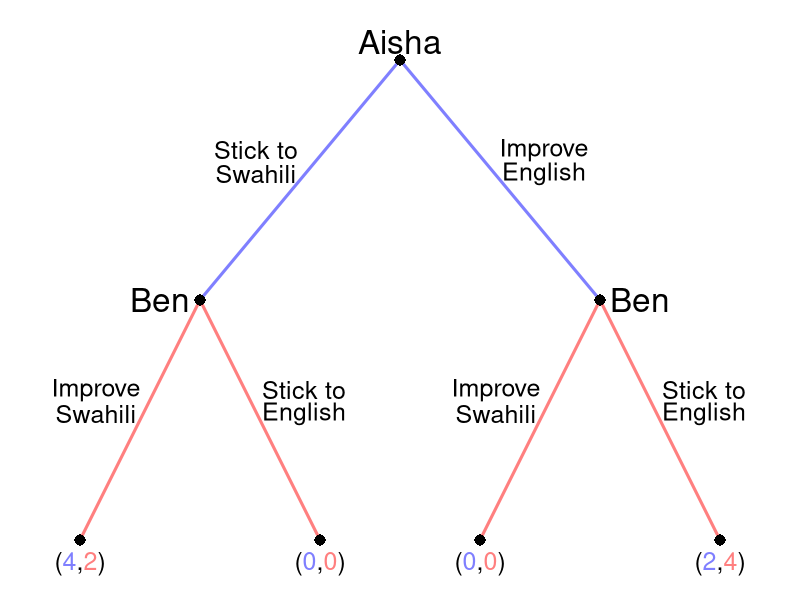

R code for this plot:
require(shape)
pdf(file = "people/sequential_disagreement.pdf", width = 9, height = 7)

#Set parameters for graphics
axislabelsize <- 1.5
labelsize <- 2
actionlabelsize <- 1.5
graphlinewidth <- 3
segmentlinewidth <- 2
nodesize <- 1.5

COL <- c("#7fc97f", "#beaed4", "#fdc086", "#ffff99", "#386cb0", "#f0027f", "#bf5b17", "#666666")
COLA <- c("#99d8c9","#66c2a4","#41ae76", "#238b45", "#005824")
COLB <- c("#4eb3d3", "#2b8cbe", "#0868ac","#084081")

par(mar =  c(0, 0, 0, 0))

xlims <- c(0, 10)
ylims <- c(0, 10)

npts <- 501 
x <- seq(xlims[1], xlims[2], length.out = npts)
y <- seq(ylims[1], ylims[2], length.out = npts) 

plot(0, 0, xlim = xlims, ylim = ylims, type = "n",
     xlab = expression(paste("")),
     ylab = expression(paste("")), 
     xaxt = "n", 
     yaxt = "n", 
     cex.lab = axislabelsize, 
     bty = "n",
     xaxs="i", 
     yaxs="i")

ticksy <- seq(from = 0, to = ylims[2], by = 2)
ylabels <- seq(from = 0, to = ylims[2], by = 2)
ticksx <- seq(from = 0, to = xlims[2], by = 2)
xlabels <- seq(from = 0, to = xlims[2], by = 2)

#Branches for Aisha
#Swahili
segments(5, 9, 2.5, 5, lty = 1, col = rgb(0, 0, 1, 0.5), lwd = graphlinewidth)
#English
segments(5, 9, 7.5, 5, lty = 1, col = rgb(0, 0, 1, 0.5), lwd = graphlinewidth)

#Branches for Ben
#From Aisha speaking Swahili
#Ben speaking Swahili
segments(2.5, 5, 1, 1, lty = 1, col = rgb(1, 0, 0, 0.5), lwd = graphlinewidth)
#Ben speaking English
segments(2.5, 5, 4, 1, lty = 1, col = rgb(1, 0, 0, 0.5), lwd = graphlinewidth)

#From Aisha Speakign English
#Ben speaking Swahili
segments(7.5, 5, 6, 1, lty = 1, col = rgb(1, 0, 0, 0.5), lwd = graphlinewidth)

#Ben Speaks English
segments(7.5, 5, 9, 1, lty = 1, col = rgb(1, 0, 0, 0.5), lwd = graphlinewidth)

#Initial node
points(5, 9, pch = 16, col = "black", cex = nodesize)

#P1 Nodes
points(2.5, 5, pch = 16, col = "black", cex = nodesize)
points(7.5, 5, pch = 16, col = "black", cex = nodesize)

#P2 Terminal Nodes
points(1, 1, pch = 16, col = "black", cex = nodesize)
points(4, 1, pch = 16, col = "black", cex = nodesize)
points(6, 1, pch = 16, col = "black", cex = nodesize)
points(9, 1, pch = 16, col = "black", cex = nodesize)

text(5, 9.3, expression(paste("Aisha")), cex = labelsize)

text(3.2, 7.5, expression(paste("Stick to")), cex = actionlabelsize)
text(3.2, 7.1, expression(paste("Swahili")), cex = actionlabelsize)
text(6.8, 7.5, expression(paste("Improve")), cex = actionlabelsize)
text(6.8, 7.1, expression(paste("English")), cex = actionlabelsize)


text(2, 5, expression(paste("Ben")), cex = labelsize)
text(1.2, 3.5, expression(paste("Improve")), cex = actionlabelsize)
text(1.2, 3.1, expression(paste("Swahili")), cex = actionlabelsize)
text(3.8, 3.5, expression(paste("Stick to")), cex = actionlabelsize)
text(3.8, 3.1, expression(paste("English")), cex = actionlabelsize)


text(8, 5, expression(paste("Ben")), cex = labelsize)
text(6.2, 3.5, expression(paste("Improve")), cex = actionlabelsize)
text(6.2, 3.1, expression(paste("Swahili")), cex = actionlabelsize)
text(8.8, 3.5, expression(paste("Stick to")), cex = actionlabelsize)
text(8.8, 3.1, expression(paste("English")), cex = actionlabelsize)

#Payoffs 

text(1, .6, expression("(" * phantom("4") * "," * phantom("2") * ")"), cex = actionlabelsize)
text(1, .6, expression(phantom("(") * "4" * phantom(",") * phantom("2") * phantom(")")), col = rgb(0, 0, 1, 0.5),  cex = actionlabelsize)
text(1, .6, expression(phantom("(") * phantom("4") * phantom(",") * "2" * phantom(")")), col = rgb(1, 0, 0, 0.5), cex = actionlabelsize)

text(4, .6, expression("(" * phantom("0") * "," * phantom("0") * ")"), cex = actionlabelsize)
text(4, .6, expression(phantom("(") * "0" * phantom(",") * phantom("0") * phantom(")")), col = rgb(0, 0, 1, 0.5),  cex = actionlabelsize)
text(4, .6, expression(phantom("(") * phantom("0") * phantom(",") * "0" * phantom(")")), col = rgb(1, 0, 0, 0.5), cex = actionlabelsize)

text(6, .6, expression("(" * phantom("0") * "," * phantom("0") * ")"), cex = actionlabelsize)
text(6, .6, expression(phantom("(") * "0" * phantom(",") * phantom("0") * phantom(")")), col = rgb(0, 0, 1, 0.5),  cex = actionlabelsize)
text(6, .6, expression(phantom("(") * phantom("0") * phantom(",") * "0" * phantom(")")), col = rgb(1, 0, 0, 0.5), cex = actionlabelsize)

text(9, .6, expression("(" * phantom("2") * "," * phantom("4") * ")"), cex = actionlabelsize)
text(9, .6, expression(phantom("(") * "2" * phantom(",") * phantom("4") * phantom(")")), col = rgb(0, 0, 1, 0.5),  cex = actionlabelsize)
text(9, .6, expression(phantom("(") * phantom("2") * phantom(",") * "4" * phantom(")")), col = rgb(1, 0, 0, 0.5), cex = actionlabelsize)

dev.off()
